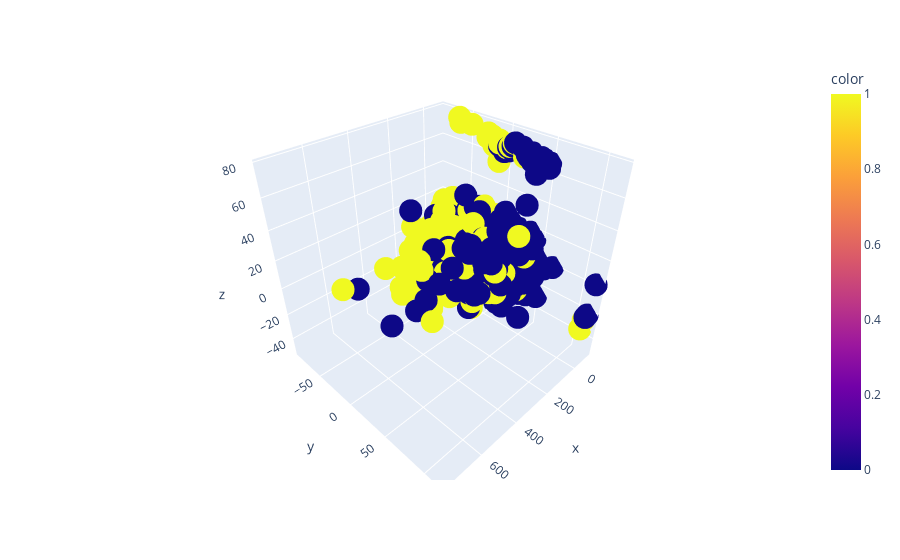

Notebook cell for this chart:
### Code cell
px.scatter_3d(x=features[:,0],y=features[:,1],z=features[:,2], color=y.values)

### Figure 1 — Plotly figure (JSON) as saved in the notebook; plotly's stock layout.template omitted (floating-point values rounded to 4 significant figures; data arrays with more than 128 entries replaced by an {"elided": "..."} marker saying what was removed)
{"data": [{"hovertemplate": "x=%{x}<br>y=%{y}<br>z=%{z}<br>color=%{marker.color}<extra></extra>", "legendgroup": "", "marker": {"color": {"elided": "768 int values"}, "coloraxis": "coloraxis", "symbol": "circle"}, "mode": "markers", "name": "", "scene": "scene", "showlegend": false, "type": "scatter3d", "x": {"elided": "768 float values"}, "y": {"elided": "768 float values"}, "z": {"elided": "768 float values"}}], "layout": {"coloraxis": {"colorbar": {"title": {"text": "color"}}, "colorscale": [[0, "#0d0887"], [0.1111, "#46039f"], [0.2222, "#7201a8"], [0.3333, "#9c179e"], [0.4444, "#bd3786"], [0.5556, "#d8576b"], [0.6667, "#ed7953"], [0.7778, "#fb9f3a"], [0.8889, "#fdca26"], [1, "#f0f921"]]}, "legend": {"tracegroupgap": 0}, "margin": {"t": 60}, "scene": {"domain": {"x": [0, 1], "y": [0, 1]}, "xaxis": {"title": {"text": "x"}}, "yaxis": {"title": {"text": "y"}}, "zaxis": {"title": {"text": "z"}}}}}
